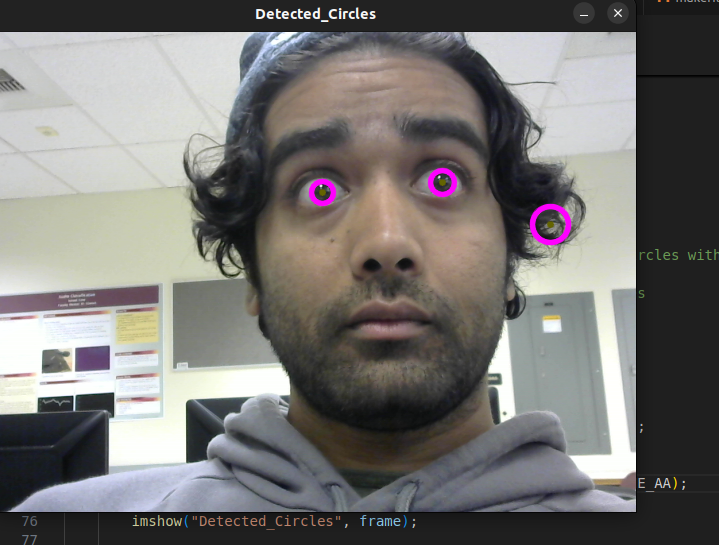
//> input picture assignment_3/task_3/task3_houghCircles.png, 719 x 545 px, given in place of the camera
$ ./houghlines   (built with g++ and OpenCV 4)
//> lines starting //> are read from the running program, lines starting //| are printed output that depends on the picture; after the words box and inside, x2 and y2 are one past the last pixel; in counts of white or black regions, pixels touching at a corner belong together
#include <opencv2/opencv.hpp>
#include <iostream>
#include <vector>

using namespace cv;
using namespace std;

#define HRES 640
#define VRES 480

int main(int argc, char** argv)
{
    namedWindow("Capture Example", WINDOW_NORMAL);

    int dev = 0;
    if (argc > 1) {
        sscanf(argv[1], "%d", &dev);
        printf("Using camera %s\n", argv[1]);
    } else {
        printf("Using default camera\n");
    }

    // Use modern VideoCapture instead of deprecated CvCapture
    VideoCapture capture(dev);
    if (!capture.isOpened()) {
        cout << "Error: Cannot open camera!" << endl;
        return -1;
    }

    // Set resolution
    capture.set(CAP_PROP_FRAME_WIDTH, HRES);
    capture.set(CAP_PROP_FRAME_HEIGHT, VRES);

    Mat frame, gray, canny_frame, cdst;
    vector<Vec4i> lines;

    while (true) {
        if (!capture.read(frame)) {
            cout << "No frame captured" << endl;
            break;
        }
//> frame is the input picture: 545 rows x 719 cols, CV_8UC3; mean B, G, R 115.4, 117.3, 119.4

        // Convert to grayscale and detect edges
        cvtColor(frame, gray, COLOR_BGR2GRAY);
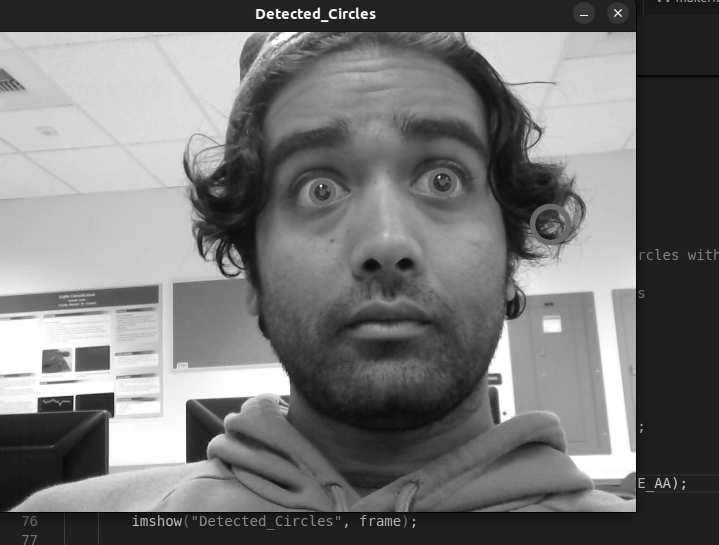
//> gray: 545 rows x 719 cols, CV_8UC1; min 1, max 255, mean 117.7
        Canny(gray, canny_frame, 50, 200, 3);
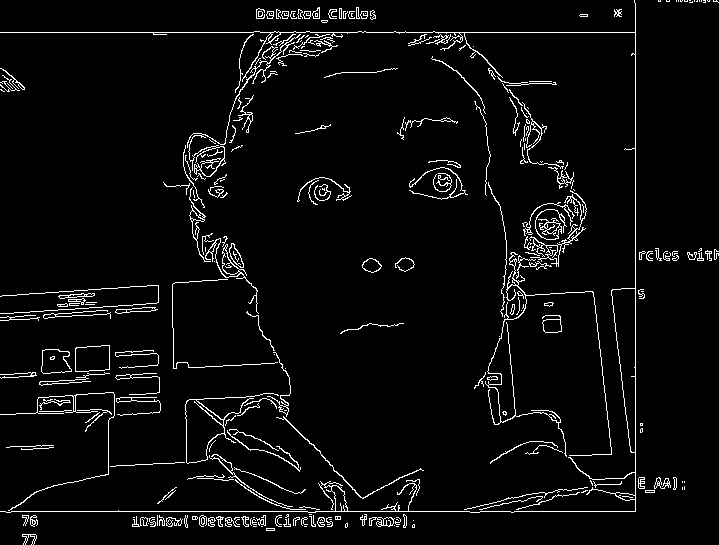
//> canny_frame: 545 rows x 719 cols, CV_8UC1; 4.3% white in thin lines or dots

        // Convert edges to color image
        cvtColor(canny_frame, cdst, COLOR_GRAY2BGR);
//> cdst: 545 rows x 719 cols, CV_8UC3; 4.3% white in thin lines or dots

        // Apply Hough Line Transform
        HoughLinesP(canny_frame, lines, 1, CV_PI / 180, 50, 50, 10);
//> lines = 64 lines (x1, y1, x2, y2), first 8: [0, 32, 635, 32], [0, 511, 635, 511], [635, 510, 635, 3], [2, 295, 155, 285], [185, 517, 340, 517], [132, 524, 187, 524], [133, 519, 340, 519], [594, 297, 611, 454]

        // Draw detected lines
        for (size_t i = 0; i < lines.size(); i++) {
            Vec4i l = lines[i];
            line(frame, Point(l[0], l[1]), Point(l[2], l[3]), Scalar(0, 0, 255), 3, LINE_AA);
        }
//> this loop made 64 passes
//> l on passes 1 to 12: [0, 32, 635, 32], [0, 511, 635, 511], [635, 510, 635, 3], [2, 295, 155, 285], [185, 517, 340, 517], [132, 524, 187, 524], [133, 519, 340, 519], [594, 297, 611, 454], [132, 526, 187, 525], [25, 312, 156, 303], [0, 320, 157, 309], [199, 523, 332, 525]
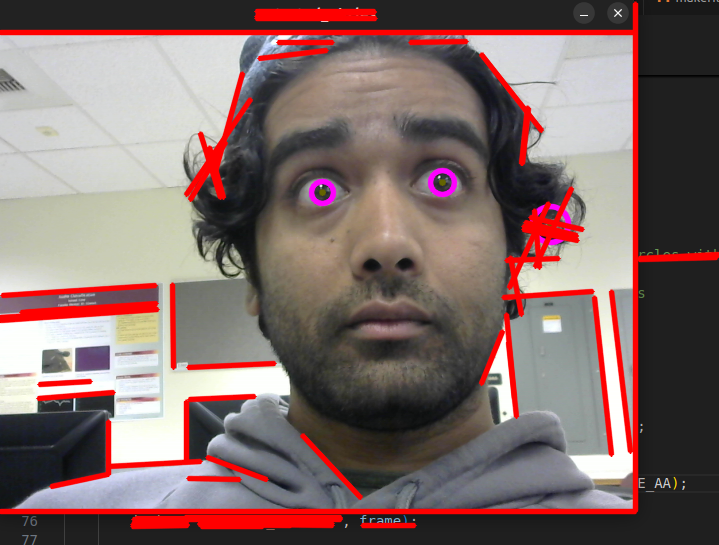
//> frame: 545 rows x 719 cols, CV_8UC3; 9.85% of pixels changed, all inside (x1, y1, x2, y2) = (0, 1, 719, 530)

        // Display the result
        imshow("Capture Example", frame);

        // Press 'q' to exit
        if (waitKey(10) == 'q') break;
//> the 'q' key is pressed
    }
//> after the loop, lines = 64 items, first 8: [0, 32, 635, 32], [0, 511, 635, 511], [635, 510, 635, 3], [2, 295, 155, 285], [185, 517, 340, 517], [132, 524, 187, 524], [133, 519, 340, 519], [594, 297, 611, 454]

    // Release resources
    capture.release();
    destroyAllWindows();

    return 0;
}
